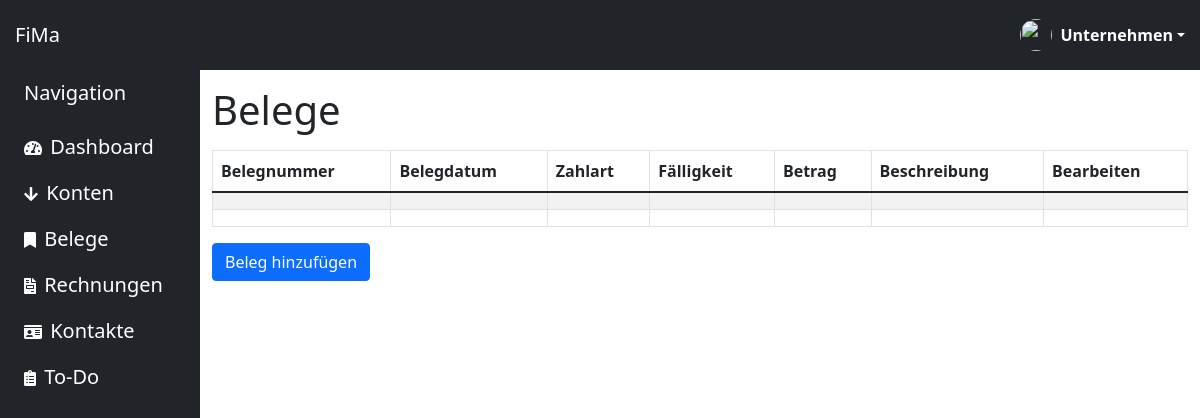
Before: /receipts/ with the older database file.
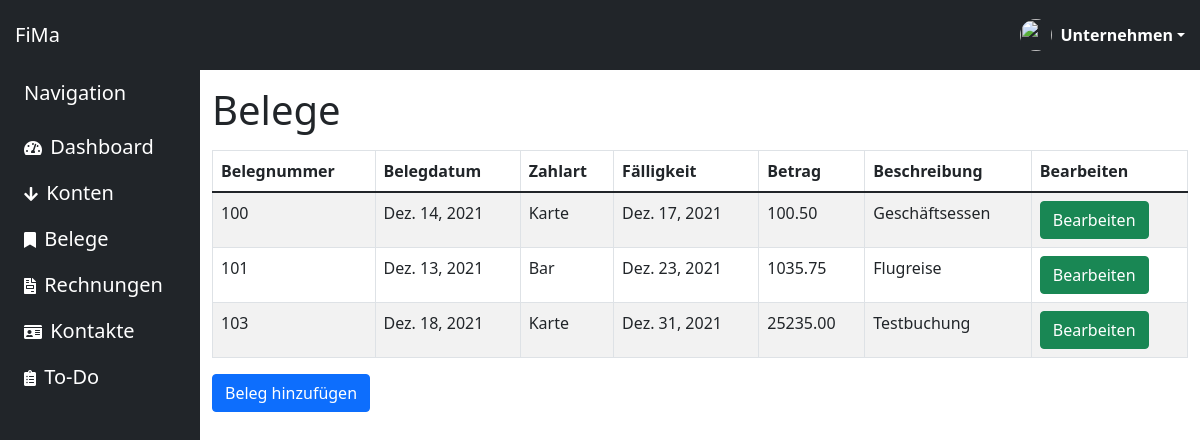
After: the same page with the newer database file.
### home/models.py (models this page shows)
class receipt(models.Model):
    belegnummer = models.IntegerField()
    belegdatum = models.DateField()
    zahlart_choices = [('Bar','Bar'),
                ('Karte','Karte'),]
    zahlart = models.CharField(max_length=10,choices=zahlart_choices,default="Karte")
    faelligkeit = models.DateField()
    betrag = models.DecimalField(max_digits=10,decimal_places=2)
    beschreibung = models.CharField(max_length=150)

### home/views.py (the view)
# urls.py: path('receipts/', views.receipts, name='receipts'),
def receipts(request):
    if 'edit' in request.GET:
        bnummer = request.GET.get('edit')
        print(bnummer)
        receipt_to_edit = receipt.objects.get(belegnummer=bnummer)
        form = EditReceiptForm(instance=receipt_to_edit)
    else:
        form = EditReceiptForm()
    all_receipts = receipt.objects.all()
    all_receipts_dict = {
        'receipt': all_receipts
    }
    context = {"title": "Belege","all_receipts_dict": all_receipts,"form":form}
    return render(request, 'home/receipts.html',context)

### home/templates/home/receipts.html (shortened to what this page needs)
{% extends "home/base.html"%}
{%load static%}
{% block hauptinhalt %}
    <div class="col py-3">
        <h1>Belege</h1>
        <div class="table-responsive">
            <table class="table table-bordered table-hover table-striped">
            <thead>
                <tr>
                    <th>Belegnummer</th>
                    <th>Belegdatum</th>
                    <th>Zahlart</th>
                    <th>Fälligkeit</th>
                    <th>Betrag</th>
                    <th>Beschreibung</th>
                    <th>Bearbeiten</th>
                </tr>
            </thead>
            <tbody>
            {% if all_receipts_dict  %}
                {% for receipt in all_receipts_dict %}
                <tr>
                    <td>{{receipt.belegnummer}}</td>
                    <td>{{receipt.belegdatum }}</td>
                    <td>{{receipt.zahlart}}</td>
                    <td>{{receipt.faelligkeit}}</td>
                    <td>{{receipt.betrag}}</td>
                    <td>{{receipt.beschreibung}}</td>
                    <td><button name="edit" value={{receipt.belegnummer}} type="submit" class="btn btn-success editbtn" data-toogle="editmodal" data-target="editmodal">Bearbeiten</button></td>
                </tr>
                {% endfor %}
                </tbody>
            {% else %}
                <tr>
                    <td></td>
                    <td></td>
                    <td></td>
                    <td></td>
                    <td></td>
                    <td></td>
                    <td></td>
                </tr>
                <tr>
                    <td></td>
                    <td></td>
                    <td></td>
                    <td></td>
                    <td></td>
                    <td></td>
                    <td></td>
                </tr>
            </tbody>
            {% endif %}
        </table>
        </div>
        <a href="{% url 'edit:editReceipts'%}" class="btn btn-primary">Beleg hinzufügen</a>
    </div>
{% endblock hauptinhalt %}

### home/templates/home/base.html (shortened to what this page needs)
{%load static%}
<!DOCTYPE html>
<html lang="de">
    <head>
        <link rel="stylesheet" href="https://use.fontawesome.com/releases/v5.7.0/css/all.css">
        <link href="https://cdn.jsdelivr.net/npm/bootstrap@5.1.3/dist/css/bootstrap.min.css" rel="stylesheet">
        <link rel="stylesheet" href="https://cdn.jsdelivr.net/npm/bootstrap-icons@1.5.0/font/bootstrap-icons.css">
    </head>
            {%include "home/navbar.html"%}
            {% block hauptinhalt %}
            {% endblock hauptinhalt %}
          </body>
</html>

### home/templates/home/navbar.html (shortened to what this page needs)
{%load static%}
{% block hauptinhalt %}
<nav class="navbar navbar-expand-md navbar-dark bg-dark">
    <a class="navbar-brand" href="{% url 'start:aboutUs'%}">FiMa</a>
    <ul class="navbar-nav ml-auto">
        <div class="dropdown"> <a href="#" class="d-flex align-items-center text-white text-decoration-none dropdown-toggle" id="dropdownUser1" data-bs-toggle="dropdown" aria-expanded="false"> <img src="https://avatars.githubusercontent.com/u/3?v=3" alt="" width="32" height="32" class="rounded-circle me-2"> <strong> Unternehmen </strong> </a>
        </div>
    </ul>
</nav>
<div class="container-fluid">
<div class="row flex-nowrap">
    <div class="col-auto col-md-3 col-xl-2 px-sm-2 px-0 bg-dark">
        <div class="d-flex flex-column align-items-center align-items-sm-start px-3 pt-2 text-white min-vh-100">
            <a class="d-flex align-items-center pb-3 mb-md-0 me-md-auto text-white text-decoration-none">
                <span class="fs-5 d-none d-sm-inline">Navigation</span>
            </a>
            <ul class="nav nav-pills flex-column mb-sm-auto mb-0 align-items-center align-items-sm-start" id="menu">
                <li class="nav-item">
                    <a href="{% url 'home:dashboard'%}" class="nav-link align-middle px-0 text-white">
                    <i class="fa fa-tachometer-alt"></i> <span class="ms-1 d-none d-sm-inline">Dashboard</span> </a>
                </li>
                <li>
                    <a href="{% url 'home:accounts'%}" class="nav-link px-0 align-middle text-white"  >
                    <i class="fa fa-arrow-down"></i> <span class="ms-1 d-none d-sm-inline">Konten</span> </a>
                </li>
                <li>
                    <a href="{% url 'home:receipts'%}" class="nav-link px-0 align-middle text-white">
                    <i class="fa fa-bookmark"></i> <span class="ms-1 d-none d-sm-inline">Belege</span></a>
                </li>
                <li>
                    <a href="{% url 'home:bills'%}" class="nav-link px-0 align-middle text-white">
                    <i class="fa fa-file-invoice"></i> <span class="ms-1 d-none d-sm-inline">Rechnungen</span></a>
                </li>
                <li>
                    <a href="{% url 'home:contacts'%}" class="nav-link px-0 align-middle text-white">
                    <i class="fa fa-id-card"></i> <span class="ms-1 d-none d-sm-inline">Kontakte</span></a>
                </li>
                <li>
                    <a href="http://127.0.0.1:8000/dashboard/#todo" class="nav-link px-0 align-middle text-white">
                    <i class="fa fa-clipboard-list"></i> <span class="ms-1 d-none d-sm-inline">To-Do</span></a>
                </li>
            </ul>
        </div>
    </div>
{% endblock hauptinhalt %}

### home/templates/home/base.html (style rules this page uses)
.navbar-nav { margin-left: auto; }
.navbar { padding: 15px; }
.nav-link .fa { transition: all 1s; color: white; }
span { font-size: 20px; }
.btn:not(:disabled):not(.disabled) { cursor: pointer }
.btn { position: relative; transition: color 0.15s, background-color 0.15s, border-color 0.15s, box-shadow 0.15s }
.btn { position: relative; transition: color 0.15s, background-color 0.15s, border-color 0.15s, box-shadow 0.15s; outline: none !important }

Changed rows visible on the page:
added receipt: belegnummer "100", belegdatum "Dez. 14, 2021", zahlart "Karte", faelligkeit "Dez. 17, 2021", betrag "100.50", beschreibung "Geschäftsessen"
added receipt: belegnummer "101", belegdatum "Dez. 13, 2021", zahlart "Bar", faelligkeit "Dez. 23, 2021", betrag "1035.75", beschreibung "Flugreise"
added receipt: belegnummer "103", belegdatum "Dez. 18, 2021", zahlart "Karte", faelligkeit "Dez. 31, 2021", betrag "25235.00", beschreibung "Testbuchung"
